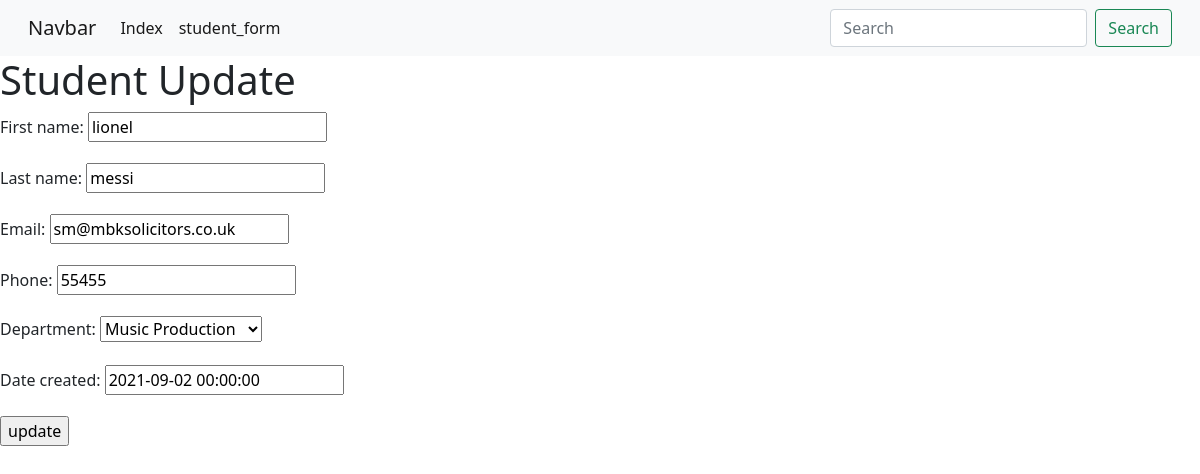
The page /student_update/4 on the database its author committed.
### first_app/models.py (models this page shows)
class Student(models.Model):
    first_name= models.CharField(max_length=50, blank=True, null=True)
    Last_name= models.CharField(max_length=50, blank=True, null=True)
    email = models.EmailField()
    phone =models.IntegerField( blank =True,null =True)
    DEPARTMENTS =(
        ('Music production', 'Music Production'),
        ('Software', 'Softwarte'),
        ('Computer Gaming', 'Computer Gaming'),
    )
    department = models.CharField(max_length=100,blank=True, null=True, choices= DEPARTMENTS)
    date_created =models.DateTimeField( auto_now_add=False)

### first_app/views.py (the view)
# urls.py: path('student_update/<int:student_id>', views.student_update, name ='student_update'),
def student_update(request,student_id):
    student_info =Student.objects.get(pk = student_id)
    form = forms.studentForm(instance =student_info)
    if request.method == "POST":
        form =forms.studentForm(request.POST, instance=student_info)
        if form.is_valid():
            form.save(commit = True)
            return index(request)
    diction = {'student_form':form}
    return render(request,'first_app/student_update.html',context = diction)

### first_app/forms.py
class studentForm(forms.ModelForm):
    class Meta:
        model =models.Student
        fields = "__all__"

### templates/first_app/student_update.html (shortened to what this page needs)
{% extends 'first_app/base.html' %}
{% block body_block  %}
<h1>Student Update</h1>
<form action ="" method ="POST">
    {{ student_form.as_p}}
    <input type ="submit" value ="update">
</form>
{% endblock  %}

### rows shown on the page
Student: first_name "lionel", Last_name "messi", email "sm@mbksolicitors.co.uk", phone "55455", department "Music Production", date_created "2021-09-02 00:00:00"
